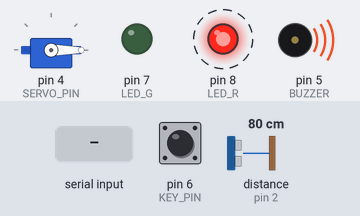
Bench run of a sketch on a simulated Arduino Uno, built with avr-gcc and run on an emulated ATmega328P. Shown: servo, output pins drawn as LEDs (lit = HIGH), buzzer (waves = sounding, pin HIGH). Wiring (inferred from the names in the program): ultrasonic range finder: trigger pin 3; echo pin 2; DS3231 clock at I2C address 0x68. Dashed ring = blinking. The inputs (shaded band) are chosen by the test bench; at power-on: distance to the obstacle (sensor on pin 2) 80 cm, pin 6 (KEY_PIN) HIGH. The echo pulse lasts 58.3 µs per cm; the local clock reads 2024-03-15 10:24:30 at power-on unless the sketch sets it; pins used as bus, display or sensor lines are not drawn; what the sketch prints to the serial monitor is not drawn.

Above: at 1.43 s.
1.8 s: distance to the obstacle (sensor on pin 2) set to 35 cm
4.8 s: distance to the obstacle (sensor on pin 2) set to 28 cm
At 5.6 s:
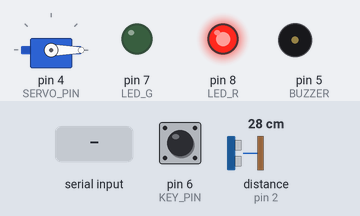
6.3 s: pin 6 (KEY_PIN) pulled LOW for 0.15 s
At 10.6 s:
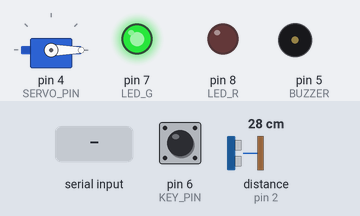
11.5 s: "o" received over the second serial link
At 12.1 s:
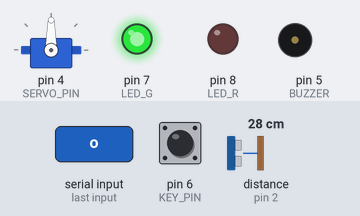
13.8 s: distance to the obstacle (sensor on pin 2) set to 60 cm
At 13.91 s:
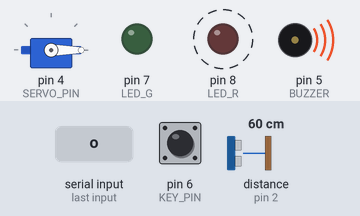
Timing chart, 0 to 17.8 s (numbered marks = the images above; inputs shaded):
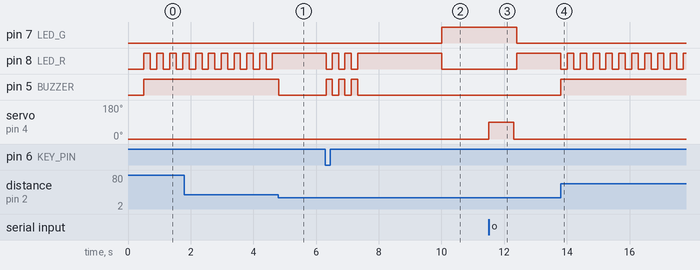

The sketch:

medicine_box.ino
```cpp
#include <SoftwareSerial.h>
#include <Servo.h>
#include <Wire.h>

//引脚定义不变
#define KEY_PIN 6
#define LED_G 7
#define LED_R 8
#define BUZZER 5
#define SERVO_PIN 4
#define TRIG_PIN 3
#define ECHO_PIN 2

//蓝牙引脚
SoftwareSerial BT(10, 11);

Servo myServo;
#define DS3231_ADDR 0x68

const int REMIND_HOUR1 = 10;
const int REMIND_MIN1  = 23;
const int REMIND_HOUR2 = 15;
const int REMIND_MIN2  = 5;

const unsigned long PROTECT_TIME = 10000;
unsigned long lastTakeTime = 0;
const int SAFE_DISTANCE = 30;

unsigned long previousMillis = 0;
const long interval = 10000;

int lastRemindMin = -1;  // 记录上次提醒的分钟，避免每分钟重复提醒
bool isReminding = false;  // 是否正在提醒
int remindCount = 0;  // 提醒次数计数器
const int MAX_REMIND_TIMES = 5;  // 最多提醒5次
unsigned long remindStartTime = 0;  // 提醒开始时间
const unsigned long REMIND_INTERVAL = 1000;  // 每次提醒间隔1秒

byte decToBcd(byte val) {
  return ((val / 10) << 4) | (val % 10);
}

byte bcdToDec(byte val) {
  return ((val / 16) * 10) + (val % 10);
}

byte readDS3231(byte reg) {
  Wire.beginTransmission(DS3231_ADDR);
  Wire.write(reg);
  Wire.endTransmission();
  Wire.requestFrom(DS3231_ADDR, 1);
  return Wire.read();
}

void setDS3231Time(byte sec, byte min, byte hour) {
  boolean isPM = (hour >= 12);
  byte hour12 = hour;

  // 转换为12小时制
  if (hour == 0) {
    hour12 = 12;  // 0点是12 AM
  } else if (hour > 12) {
    hour12 = hour - 12;  // 13点是1 PM
  } else if (hour == 12) {
    hour12 = 12;  // 12点是12 PM
  }

  Wire.beginTransmission(DS3231_ADDR);
  Wire.write(0x00);
  Wire.write(decToBcd(sec));
  Wire.write(decToBcd(min));

  // 设置12小时制：第6位设为1，第5位是AM/PM（0=AM, 1=PM）
  byte bcdHour = decToBcd(hour12) | 0x40;  // 0x40表示12小时制
  if (isPM) {
    bcdHour |= 0x20;  // 0x20表示PM
  }
  Wire.write(bcdHour);
  Wire.endTransmission();

  Serial.print("设置时间：");
  Serial.print(hour);
  Serial.print(":");
  Serial.print(min);
  Serial.print(":");
  Serial.print(sec);
  Serial.print(isPM ? " PM" : " AM");
  Serial.print(" (12小时制: ");
  Serial.print(hour12);
  Serial.println(")");
}

void setup() {
  pinMode(KEY_PIN, INPUT_PULLUP);
  pinMode(LED_G, OUTPUT);
  pinMode(LED_R, OUTPUT);
  pinMode(BUZZER, OUTPUT);
  pinMode(TRIG_PIN, OUTPUT);
  pinMode(ECHO_PIN, INPUT);

  myServo.attach(SERVO_PIN);
  myServo.write(0);
  digitalWrite(BUZZER, LOW);

  Wire.begin();
  Serial.begin(9600);
  BT.begin(9600);
  Serial.println("智能药盒启动");

  // ===== 设置 DS3231 时间 =====
  // 格式：setDS3231Time(秒, 分, 时);
  // ⚠️ 注意：设置完一次后请注释掉这一行，否则每次重启都会重置时间！
  // setDS3231Time(0, 3, 15); // 设置时间：秒、分、时
  delay(500); // 等待写入完成

  // 验证时间设置
  byte rawH = readDS3231(0x02);
  boolean isPMv = (rawH & 0x20) != 0;
  byte h12 = bcdToDec(rawH & 0x1F);
  byte m = bcdToDec(readDS3231(0x01));
  byte s = bcdToDec(readDS3231(0x00));

  // 转换为24小时制
  byte h;
  if (h12 == 12) {
    h = isPMv ? 12 : 0;
  } else {
    h = isPMv ? (h12 + 12) : h12;
  }

  Serial.print("验证时间：");
  Serial.print(h);
  Serial.print(":");
  if (m < 10) Serial.print("0");
  Serial.print(m);
  Serial.print(":");
  if (s < 10) Serial.print("0");
  Serial.print(s);
  Serial.print(" ");
  Serial.print(isPMv ? "PM" : "AM");
  Serial.print(" (12h: ");
  Serial.print(h12);
  Serial.println(")");
}

// 处理来自指定串口的命令
void processSerialCommand(Stream &serial, bool isUSBSerial) {
  unsigned long nowTime = millis();

  if (serial.available() > 0) {
    char cmd = serial.read();

    Serial.print("收到指令：");
    Serial.println(cmd);

    //合法指令执行
    if (cmd == 'o') {
      if (nowTime - lastTakeTime > PROTECT_TIME) {
        myServo.write(90);
        delay(800);
        myServo.write(0);
        lastTakeTime = nowTime;
        Serial.println("开盖成功！");
        // 无论命令来自哪里，都通过USB串口发送确认信号给后端
        Serial.print('O');
        Serial.println("已发送开盖确认信号到USB串口");
        delay(100);  // 确保数据发送完成
      } else {
        Serial.println("开盖被保护，跳过");
        // 发送重复服药信号给后端
        Serial.print('N');
        if (!isUSBSerial) {
          BT.print('N');
        }
      }
    }
    if (cmd == 'b') {
      digitalWrite(BUZZER, HIGH);
      delay(500);
      digitalWrite(BUZZER, LOW);
      if (!isUSBSerial) {
        BT.print('T');
      }
    }
  }
}

void loop() {
  unsigned long nowTime = millis();

  //========= 同时处理USB串口和蓝牙串口的命令 =========
  processSerialCommand(Serial, true);    // 处理USB串口（后端连接）
  processSerialCommand(BT, false);      // 处理蓝牙串口（手机连接）
  //=====================================================


  //下面你原来所有全套功能代码 一字不改 原样保留
  float dist = getDistance();

  byte sec = bcdToDec(readDS3231(0x00));
  byte min = bcdToDec(readDS3231(0x01));
  byte rawHour = readDS3231(0x02);

  // 处理12小时制
  boolean isPM = (rawHour & 0x20) != 0;  // 第5位是PM标志
  byte hour12 = bcdToDec(rawHour & 0x1F);  // 低5位是小时

  // 转换为24小时制
  byte hour;
  if (hour12 == 12) {
    hour = isPM ? 12 : 0;
  } else {
    hour = isPM ? (hour12 + 12) : hour12;
  }

  if (nowTime - previousMillis >= interval) {
    previousMillis = nowTime;
    Serial.print("时间：");
    Serial.print(hour);
    Serial.print(":");
    if (min < 10) Serial.print("0");
    Serial.print(min);
    Serial.print(":");
    if (sec < 10) Serial.print("0");
    Serial.print(sec);
    Serial.print(" ");
    Serial.print(isPM ? "PM" : "AM");
    Serial.print(" (12h: ");
    Serial.print(hour12);
    Serial.println(")");
    // 只在USB串口打印时间，不发送到蓝牙，避免干扰信号检测
  }

  // 检查是否到了提醒时间
  if ( (hour == REMIND_HOUR1 && min == REMIND_MIN1) || (hour == REMIND_HOUR2 && min == REMIND_MIN2) ) {
    if (min != lastRemindMin) {
      isReminding = true;
      lastRemindMin = min;  // 记录当前分钟，避免同一分钟内重复提醒
      remindCount = 0;  // 重置提醒次数
      remindStartTime = nowTime;  // 记录提醒开始时间
      Serial.print("到了提醒时间！时间：");
      Serial.print(hour);
      Serial.print(":");
      Serial.println(min);
    }
  } else {
    lastRemindMin = -1;  // 不在提醒时间时重置
    isReminding = false;
    remindCount = 0;
  }

  // 如果正在提醒，执行提醒
  if (isReminding && remindCount < MAX_REMIND_TIMES) {
    if (nowTime - remindStartTime >= REMIND_INTERVAL) {
      // 蜂鸣器响500ms，LED同步闪烁
      digitalWrite(BUZZER, HIGH);
      digitalWrite(LED_R, HIGH);
      delay(500);
      digitalWrite(BUZZER, LOW);
      digitalWrite(LED_R, LOW);
      delay(500);
      remindCount++;  // 增加提醒次数
      remindStartTime = nowTime;  // 更新下次提醒时间
      Serial.print("提醒次数：");
      Serial.println(remindCount);
    }
  }

  // 提醒完成
  if (remindCount >= MAX_REMIND_TIMES) {
    isReminding = false;
    Serial.println("提醒完成！");
  }

  static boolean wasLost = false;
  static unsigned long lastLostChangeTime = 0;
  const unsigned long LOST_DELAY = 2000; // 状态变化需要持续2秒才发送信号

  boolean isCurrentlyLost = (dist > SAFE_DISTANCE && dist != -1);

  if (!isReminding && isCurrentlyLost) {
    digitalWrite(BUZZER, HIGH);
    digitalWrite(LED_R, !digitalRead(LED_R));
    delay(200);
    // 发送丢失信号给后端（需要持续2秒才发送）
    if (!wasLost && (nowTime - lastLostChangeTime >= LOST_DELAY)) {
      Serial.print('L');
      Serial.println("检测到药盒丢失");
      wasLost = true;
      lastLostChangeTime = nowTime;
    } else if (!wasLost) {
      lastLostChangeTime = nowTime;
    }
  } else if (!isReminding) {
    digitalWrite(BUZZER, LOW);
    if (nowTime - lastTakeTime < PROTECT_TIME) {
      digitalWrite(LED_R, HIGH);
      digitalWrite(LED_G, LOW);
    } else {
      digitalWrite(LED_R, LOW);
      digitalWrite(LED_G, HIGH);
    }
    // 发送找回信号给后端（需要持续2秒才发送）
    if (wasLost && (nowTime - lastLostChangeTime >= LOST_DELAY)) {
      Serial.print('F');
      Serial.println("药盒已找回");
      wasLost = false;
      lastLostChangeTime = nowTime;
    } else if (wasLost) {
      lastLostChangeTime = nowTime;
    }
  }

  if (digitalRead(KEY_PIN) == LOW) {
    delay(20);
    if (digitalRead(KEY_PIN) == LOW) {
      if (nowTime - lastTakeTime < PROTECT_TIME) {
        // 发送重复服药信号给后端
        Serial.print('N');
        Serial.println("重复服药尝试，已阻止");
        alarmBeep();
        while (digitalRead(KEY_PIN) == LOW);
        return;
      }
      lastTakeTime = nowTime;
      myServo.write(90);
      delay(800);
      myServo.write(0);
      // 只发送到USB串口（后端连接的端口）
      Serial.print('k');
      Serial.println("按键按下，已发送信号");
      while (digitalRead(KEY_PIN) == LOW);
    }
  }
}

float getDistance() {
  digitalWrite(TRIG_PIN, LOW);
  delayMicroseconds(2);
  digitalWrite(TRIG_PIN, HIGH);
  delayMicroseconds(10);
  digitalWrite(TRIG_PIN, LOW);
  long dur = pulseIn(ECHO_PIN, HIGH, 30000);
  if (dur == 0) return -1;
  return dur * 0.034 / 2;
}

void alarmBeep() {
  for (int i = 0; i < 3; i++) {
    digitalWrite(BUZZER, HIGH);
    digitalWrite(LED_R, LOW);
    delay(200);
    digitalWrite(BUZZER, LOW);
    digitalWrite(LED_R, HIGH);
    delay(200);
  }
  digitalWrite(BUZZER, LOW);
}
```

Measured:
- the behaviour switches between 31 and 30 cm on distance to the obstacle (sensor on pin 2) (found by bisection; images 0 and 1)
- after the input at 4.8 s, pin 8 (LED_R): stops changing and stays HIGH; pin 5 (BUZZER): HIGH → LOW at once
- after the input at 6.3 s, pin 5 (BUZZER): alternates HIGH for 0.20 s and LOW for 0.20 s, 6 changes in all, then stays LOW, starting at once
- after the input at 11.5 s, pin 7 (LED_G): HIGH → LOW after 0.91 s; pin 8 (LED_R): LOW → HIGH after 0.91 s; servo on pin 4 (SERVO_PIN): 0° → 90° at once, → 0° 0.80 s later
- after the input at 13.8 s, pin 8 (LED_R): alternates HIGH for 0.21 s and LOW for 0.21 s, starting at once; pin 5 (BUZZER): LOW → HIGH at once
- by itself, pin 8 (LED_R): alternates HIGH for 0.20 s and LOW for 0.20 s
